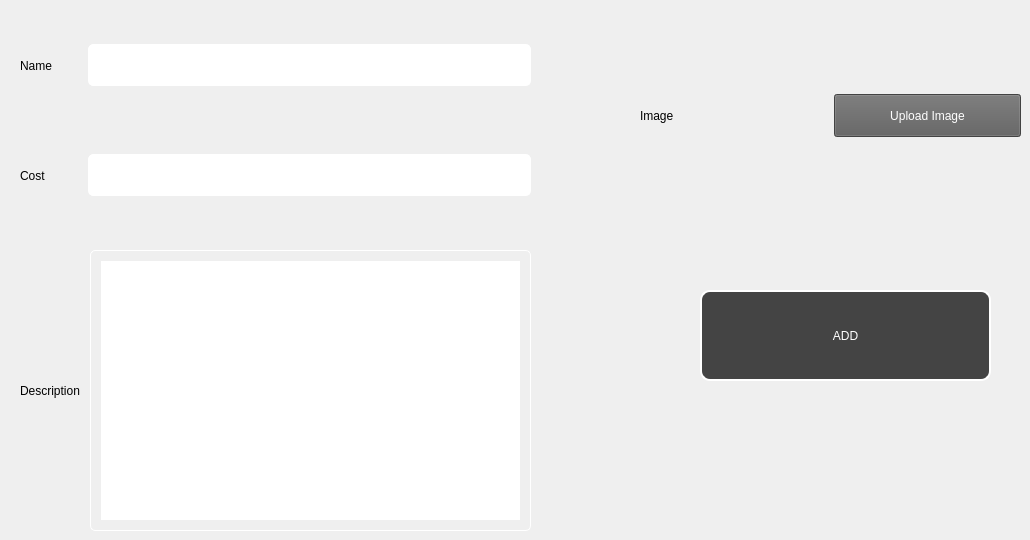
      <widget class="QWidget" name="tab_5">
       <attribute name="title">
        <string>Add Machines</string>
       </attribute>
       <widget class="QWidget" name="horizontalLayoutWidget_47">
        <property name="geometry">
         <rect>
          <x>20</x>
          <y>150</y>
          <width>511</width>
          <height>51</height>
         </rect>
        </property>
        <layout class="QHBoxLayout" name="horizontalLayout_48">
         <item>
          <widget class="QLabel" name="label_55">
           <property name="styleSheet">
            <string notr="true">font: 600 12pt &quot;Segoe UI&quot;;</string>
           </property>
           <property name="text">
            <string>Cost           </string>
           </property>
          </widget>
         </item>
         <item>
          <widget class="QLineEdit" name="lineEdit_47">
           <property name="styleSheet">
            <string notr="true">border:1px solid white;
border-radius:5px;
color:white;
height:40px;
padding-left:10px;
font: 700 14pt &quot;Segoe UI&quot;;</string>
           </property>
          </widget>
         </item>
        </layout>
       </widget>
       <widget class="QWidget" name="horizontalLayoutWidget_48">
        <property name="geometry">
         <rect>
          <x>20</x>
          <y>40</y>
          <width>511</width>
          <height>51</height>
         </rect>
        </property>
        <layout class="QHBoxLayout" name="horizontalLayout_49">
         <item>
          <widget class="QLabel" name="label_56">
           <property name="styleSheet">
            <string notr="true">font: 600 12pt &quot;Segoe UI&quot;;</string>
           </property>
           <property name="text">
            <string>Name         </string>
           </property>
          </widget>
         </item>
         <item>
          <widget class="QLineEdit" name="lineEdit_48">
           <property name="styleSheet">
            <string notr="true">border:1px solid white;
border-radius:5px;
color:white;
height:40px;
padding-left:10px;
font: 700 14pt &quot;Segoe UI&quot;;</string>
           </property>
          </widget>
         </item>
        </layout>
       </widget>
       <widget class="QWidget" name="horizontalLayoutWidget_50">
        <property name="geometry">
         <rect>
          <x>20</x>
          <y>250</y>
          <width>511</width>
          <height>281</height>
         </rect>
        </property>
        <layout class="QHBoxLayout" name="horizontalLayout_51">
         <item>
          <widget class="QLabel" name="label_57">
           <property name="styleSheet">
            <string notr="true">font: 600 12pt &quot;Segoe UI&quot;;</string>
           </property>
           <property name="text">
            <string>Description </string>
           </property>
          </widget>
         </item>
         <item>
          <widget class="QTextEdit" name="textEdit">
           <property name="styleSheet">
            <string notr="true">border:1px solid white;
border-radius:5px;
font: 600 12pt &quot;Segoe UI&quot;;
padding:10px;</string>
           </property>
          </widget>
         </item>
        </layout>
       </widget>
       <widget class="QWidget" name="horizontalLayoutWidget_51">
        <property name="geometry">
         <rect>
          <x>640</x>
          <y>90</y>
          <width>381</width>
          <height>51</height>
         </rect>
        </property>
        <layout class="QHBoxLayout" name="horizontalLayout_52">
         <item>
          <widget class="QLabel" name="label_58">
           <property name="styleSheet">
            <string notr="true">font: 600 12pt &quot;Segoe UI&quot;;</string>
           </property>
           <property name="text">
            <string>Image         </string>
           </property>
          </widget>
         </item>
         <item>
          <widget class="QPushButton" name="pushButton_7">
           <property name="cursor">
            <cursorShape>PointingHandCursor</cursorShape>
           </property>
           <property name="styleSheet">
            <string notr="true">height:35px;
background-color: rgb(94, 94, 94);
color:white;
font: 700 12pt &quot;Segoe UI&quot;;</string>
           </property>
           <property name="text">
            <string>Upload Image</string>
           </property>
          </widget>
         </item>
        </layout>
       </widget>
       <widget class="QPushButton" name="pushButton_24">
        <property name="geometry">
         <rect>
          <x>700</x>
          <y>290</y>
          <width>291</width>
          <height>91</height>
         </rect>
        </property>
        <property name="cursor">
         <cursorShape>PointingHandCursor</cursorShape>
        </property>
        <property name="styleSheet">
         <string notr="true">border-radius:10px;
border:2px solid white;
color:white;
background-color: rgb(68, 68, 68);
font: 700 16pt &quot;Segoe UI&quot;;</string>
        </property>
        <property name="text">
         <string>ADD</string>
        </property>
       </widget>
      </widget>
